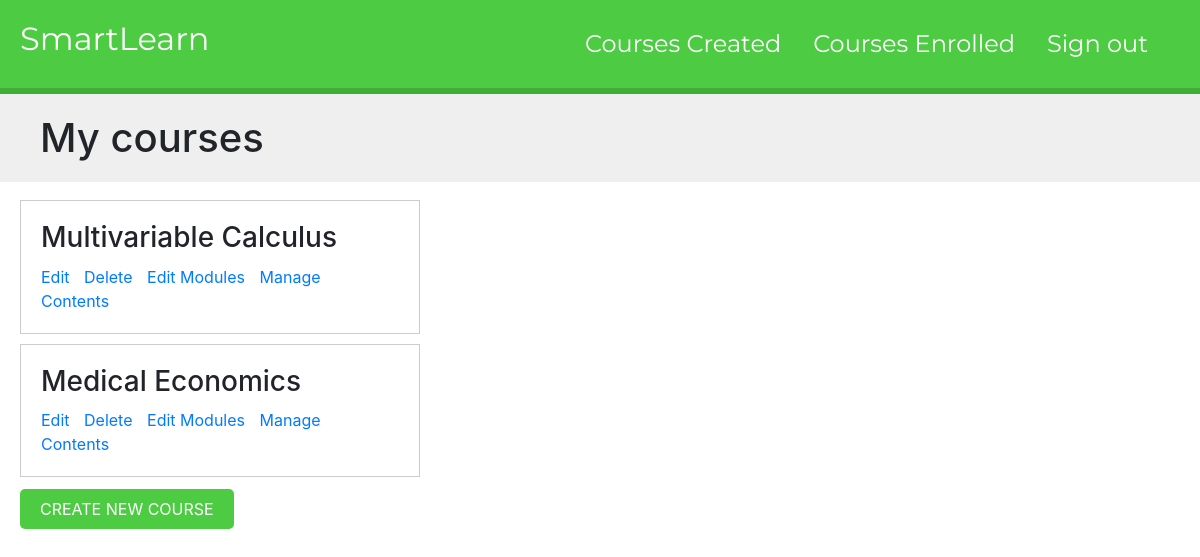
The app's page /course/mine/ (signed in) with its own data.
### courses/models.py (models this page shows, shortened)
class Course(models.Model):
    owner = models.ForeignKey(User,
                              related_name='courses_created',
                              on_delete=models.CASCADE)
    subject = models.ForeignKey(Subject,
                                related_name='courses',
                                on_delete=models.CASCADE)
    title = models.CharField(max_length=200)
    slug = models.SlugField(max_length=200, unique=True)
    overview = models.TextField()
    created = models.DateTimeField(auto_now_add=True)
    students = models.ManyToManyField(User,related_name='courses_joined',blank=True)
    class Meta:
         ordering = ['-created']

### courses/views.py (the view)
# urls.py: path('mine/', views.ManageCourseListView.as_view(), name='manage_course_list'),
class ManageCourseListView(OwnerCourseMixin, ListView):
    template_name = 'courses/manage/course/list.html'

### courses/templatetags/course.py (called while the page is built)
@register.filter(name='has_group')
def has_group(user, group_name):
    group = Group.objects.get(name=group_name)
    return True if group in user.groups.all() else False

### courses/views.py (called while the page is built)
    def get_queryset(self):
        qs = super(OwnerMixin, self).get_queryset()
        return qs.filter(owner=self.request.user)

### courses/templates/courses/manage/course/list.html (shortened to what this page needs)
{% extends "base.html" %}
{% block content %}
  <h1>My courses</h1>
  <div class="module">
    {% for course in object_list %}
      <div class="course-info">
        <h3>{{ course.title }}</h3>
        <p>
          <a href="{% url "course_edit" course.id %}">Edit</a>
          <a href="{% url "course_delete" course.id %}">Delete</a>
          <a href="{% url 'course_module_update' course.id%}">Edit Modules</a>
          {% if course.modules.count > 0 %}
            <a href="{% url 'module_content_list' course.modules.first.id %}">
            Manage Contents</a>
          {%endif%}
        </p>
      </div>
    {% empty %}
      <p>You haven't created any courses yet.</p>
    {% endfor %}
    <p>
      <a href="{% url "course_create" %}" class="button">Create new course</a>
    </p>
{% endblock %}

### courses/static/css/base.css (style rules this page uses)
body { margin:0; font-family:'Roboto', sans-serif; font-weight:400; color:#333; }
a { color:#3fad37; text-decoration:none; }
h1, h2, h3, h4, h5, h6 { font-family:'Roboto', sans-serif; font-weight:300; }
h1 { background:#efefef; width:100%; overflow:auto; padding:20px 0 20px 40px; margin:0; }
.module { padding:10px 20px; float:left; width:1000px; }
.module h3 { margin:20px 0 0; padding:0; width:100%; }
.module p { margin:10px 0 20px; width:100%; float:left; }
input[type=submit], a.button { border-radius:5px; background:#4dcc43; color:#fff; font-size:16px; text-transform:uppercase; border:none; padding:10px 20px; margin:20px 0; }
.course-info { border:1px solid #ccc; padding:0 20px; margin-bottom:10px; width:400px; overflow:auto; }
.course-info a { margin-right:10px; }

### records on screen
Course: title "Multivariable Calculus", shows "Manage Contents"
Course: title "Medical Economics", shows "Manage Contents"
